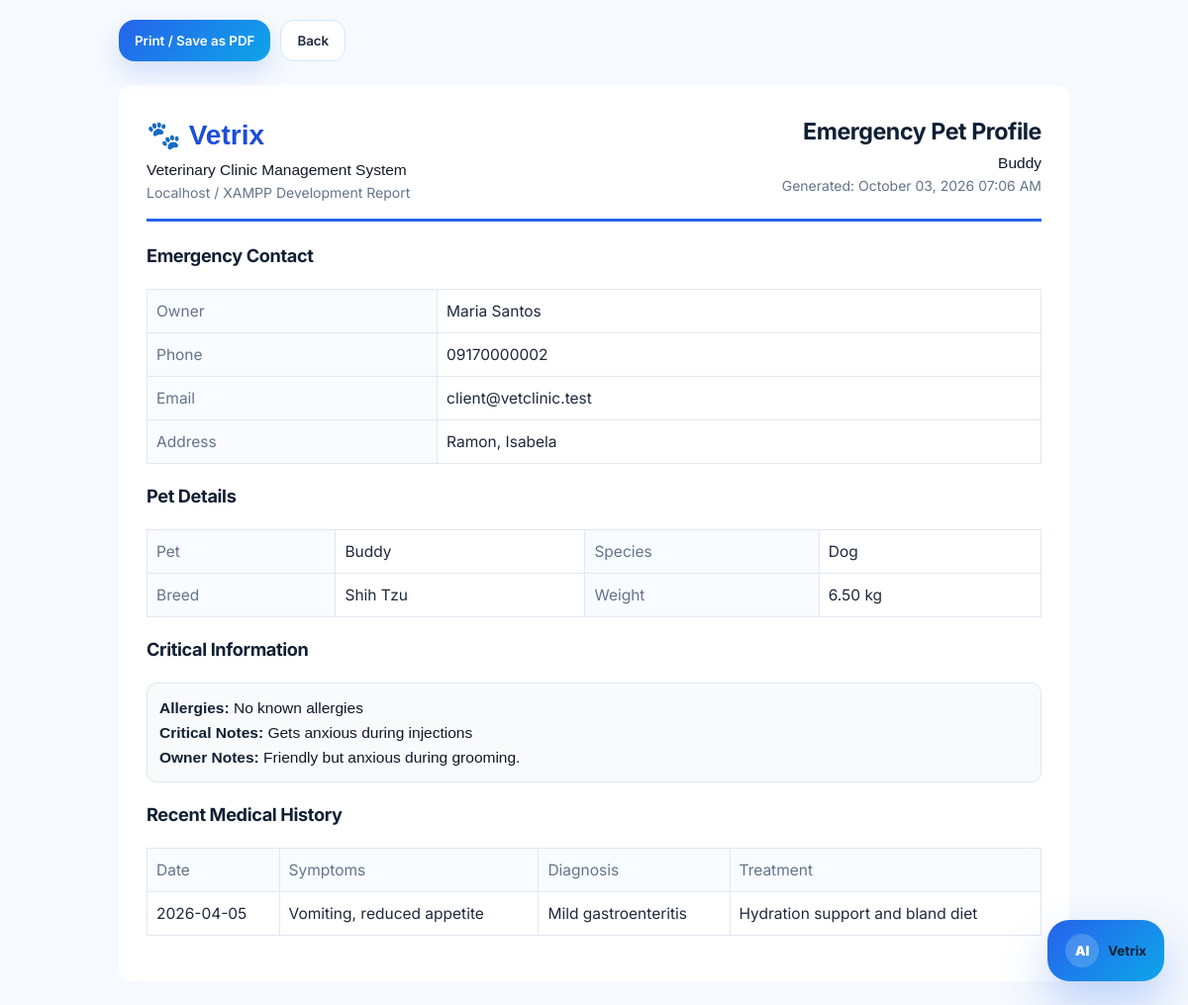
Screenshot of /admin/report_emergency.php?token=BUDDY-SECURE-QR-2026 (signed in) with the database file from the repository.
### tables this page shows
CREATE TABLE pets (
    id INT AUTO_INCREMENT PRIMARY KEY,
    owner_id INT NOT NULL,
    name VARCHAR(100) NOT NULL,
    species VARCHAR(50),
    breed VARCHAR(80),
    sex VARCHAR(20),
    birth_date DATE,
    weight DECIMAL(6,2),
    color VARCHAR(50),
    allergies TEXT,
    critical_notes TEXT,
    notes TEXT,
    pet_photo VARCHAR(255) NULL,
    verification_status ENUM('pending','approved','rejected','in_person_confirmation') DEFAULT 'pending',
    verification_notes TEXT NULL,
    verified_by INT NULL,
    verified_at TIMESTAMP NULL DEFAULT NULL,
    last_updated_by INT NULL,
    created_at TIMESTAMP DEFAULT CURRENT_TIMESTAMP,
    updated_at TIMESTAMP NULL DEFAULT NULL,
    FOREIGN KEY (owner_id) REFERENCES users(id) ON DELETE CASCADE
);

CREATE TABLE users (
    id INT AUTO_INCREMENT PRIMARY KEY,
    full_name VARCHAR(120) NOT NULL,
    email VARCHAR(120) UNIQUE NOT NULL,
    phone VARCHAR(30),
    emergency_contact VARCHAR(120),
    address VARCHAR(255),
    password VARCHAR(255) NOT NULL,
    role ENUM('admin','veterinarian','staff','client') NOT NULL DEFAULT 'client',
    account_source ENUM('self_registered','admin_created','system_seed') DEFAULT 'self_registered',
    created_by INT NULL,
    status ENUM('pending','approved','active','inactive','rejected') NOT NULL DEFAULT 'pending',
    approved_by INT NULL,
    approved_at DATETIME NULL,
    rejected_at DATETIME NULL,
    otp_verified_at DATETIME NULL,
    created_at TIMESTAMP DEFAULT CURRENT_TIMESTAMP
);

CREATE TABLE medical_records (
    id INT AUTO_INCREMENT PRIMARY KEY,
    pet_id INT NOT NULL,
    veterinarian VARCHAR(120),
    visit_date DATE NOT NULL,
    symptoms TEXT,
    diagnosis TEXT,
    treatment TEXT,
    prescription TEXT,
    notes TEXT,
    created_at TIMESTAMP DEFAULT CURRENT_TIMESTAMP,
    FOREIGN KEY (pet_id) REFERENCES pets(id) ON DELETE CASCADE
);

### includes/functions.php (called while the page is built, shortened)
<?php
function e($value) {
    return htmlspecialchars($value ?? '', ENT_QUOTES, 'UTF-8');
}
?>

### admin/report_emergency.php (the view, shortened to what this page needs)
<?php
require_once "../config/database.php";
require_once "../includes/functions.php";
require_once "../includes/report_helpers.php";
$token = trim($_GET['token'] ?? '');
$stmt=$conn->prepare("SELECT q.*,p.*,u.full_name,u.email,u.phone,u.address FROM qr_tokens q JOIN pets p ON q.pet_id=p.id JOIN users u ON p.owner_id=u.id WHERE q.token=? AND q.status='active' AND p.verification_status='approved' LIMIT 1");
$stmt->bind_param("s",$token);
$stmt->execute();
$pet=$stmt->get_result()->fetch_assoc();
include "../includes/header.php";
echo report_actions();
?>
<div class="print-page">
<?= report_header("Emergency Pet Profile", clean_report($pet['name'])) ?>
<div class="print-section">
    <h3>Emergency Contact</h3>
    <table class="print-table">
        <tr><th>Owner</th><td><?= e($pet['full_name']) ?></td></tr>
        <tr><th>Phone</th><td><?= e($pet['phone']) ?></td></tr>
        <tr><th>Email</th><td><?= e($pet['email']) ?></td></tr>
        <tr><th>Address</th><td><?= e($pet['address']) ?></td></tr>
    </table>
</div>
<div class="print-section">
    <h3>Pet Details</h3>
    <table class="print-table">
        <tr><th>Pet</th><td><?= e($pet['name']) ?></td><th>Species</th><td><?= e($pet['species']) ?></td></tr>
        <tr><th>Breed</th><td><?= e($pet['breed']) ?></td><th>Weight</th><td><?= e($pet['weight']) ?> kg</td></tr>
    </table>
</div>
<div class="print-section">
    <h3>Critical Information</h3>
    <div class="print-note">
        <b>Allergies:</b> <?= e($pet['allergies']) ?><br>
        <b>Critical Notes:</b> <?= e($pet['critical_notes']) ?><br>
        <b>Owner Notes:</b> <?= e($pet['notes']) ?>
    </div>
</div>
<div class="print-section">
<h3>Recent Medical History</h3>
<table class="print-table">
<tr><th>Date</th><th>Symptoms</th><th>Diagnosis</th><th>Treatment</th></tr>
<?php $pid=(int)$pet['pet_id']; $records=$conn->query("SELECT * FROM medical_records WHERE pet_id=$pid ORDER BY visit_date DESC LIMIT 5"); while($r=$records->fetch_assoc()): ?>
<tr><td><?= e($r['visit_date']) ?></td><td><?= e($r['symptoms']) ?></td><td><?= e($r['diagnosis']) ?></td><td><?= e($r['treatment']) ?></td></tr>
<?php endwhile; ?>
</table>
</div>
</div>
<?php include "../includes/footer.php"; ?>

### includes/report_helpers.php
<?php
function report_header($title, $subtitle='') {
    $date = date('F d, Y h:i A');
    return "
    <div class='print-header'>
        <div>
            <div class='print-title'>🐾 Vetrix</div>
            <div>Veterinary Clinic Management System</div>
            <div class='small text-muted'>Localhost / XAMPP Development Report</div>
        </div>
        <div style='text-align:right'>
            <h2 style='margin:0'>$title</h2>
            <div>$subtitle</div>
            <div class='small text-muted'>Generated: $date</div>
        </div>
    </div>";
}
function report_actions() {
    return "<div class='no-print-actions'>
        <button onclick='window.print()' class='btn btn-primary'>Print / Save as PDF</button>
        <button onclick='history.back()' class='btn btn-light'>Back</button>
    </div>";
}
function clean_report($value) {
    return htmlspecialchars($value ?? '', ENT_QUOTES, 'UTF-8');
}
?>

### rows the page displays
medical_records: visit_date "2026-04-05", symptoms "Vomiting, reduced appetite", diagnosis "Mild gastroenteritis", treatment "Hydration support and bland diet"

### other values shown
$title "Emergency Pet Profile"
$subtitle "Buddy"
$pet['full_name'] "Maria Santos"
$pet['phone'] "09170000002"
$pet['email'] "client@vetclinic.test"
$pet['address'] "Ramon, Isabela"
$pet['name'] "Buddy"
$pet['species'] "Dog"
$pet['breed'] "Shih Tzu"
$pet['weight'] "6.50"
$pet['allergies'] "No known allergies"
$pet['critical_notes'] "Gets anxious during injections"
$pet['notes'] "Friendly but anxious during grooming."
